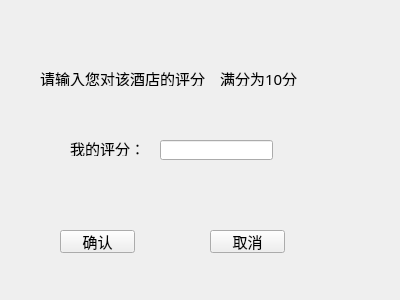
<?xml version="1.0" encoding="UTF-8"?>
<ui version="4.0">
 <class>makescorewindow</class>
 <widget class="QWidget" name="makescorewindow">
  <property name="geometry">
   <rect>
    <x>0</x>
    <y>0</y>
    <width>400</width>
    <height>300</height>
   </rect>
  </property>
  <property name="windowTitle">
   <string>Form</string>
  </property>
  <widget class="QLabel" name="label">
   <property name="geometry">
    <rect>
     <x>40</x>
     <y>70</y>
     <width>171</width>
     <height>16</height>
    </rect>
   </property>
   <property name="font">
    <font>
     <family>华文行楷</family>
     <pointsize>11</pointsize>
    </font>
   </property>
   <property name="text">
    <string>请输入您对该酒店的评分：</string>
   </property>
  </widget>
  <widget class="QLabel" name="label_2">
   <property name="geometry">
    <rect>
     <x>220</x>
     <y>70</y>
     <width>81</width>
     <height>16</height>
    </rect>
   </property>
   <property name="font">
    <font>
     <family>华文行楷</family>
     <pointsize>11</pointsize>
    </font>
   </property>
   <property name="text">
    <string>满分为10分</string>
   </property>
  </widget>
  <widget class="QLabel" name="label_3">
   <property name="geometry">
    <rect>
     <x>70</x>
     <y>140</y>
     <width>81</width>
     <height>16</height>
    </rect>
   </property>
   <property name="font">
    <font>
     <family>华文行楷</family>
     <pointsize>11</pointsize>
    </font>
   </property>
   <property name="text">
    <string>我的评分：</string>
   </property>
  </widget>
  <widget class="QLineEdit" name="lineEdit">
   <property name="geometry">
    <rect>
     <x>160</x>
     <y>140</y>
     <width>113</width>
     <height>20</height>
    </rect>
   </property>
   <property name="font">
    <font>
     <family>华文行楷</family>
     <pointsize>11</pointsize>
    </font>
   </property>
  </widget>
  <widget class="QPushButton" name="yesbutton">
   <property name="geometry">
    <rect>
     <x>60</x>
     <y>230</y>
     <width>75</width>
     <height>23</height>
    </rect>
   </property>
   <property name="font">
    <font>
     <family>华文行楷</family>
     <pointsize>11</pointsize>
    </font>
   </property>
   <property name="text">
    <string>确认</string>
   </property>
  </widget>
  <widget class="QPushButton" name="exit">
   <property name="geometry">
    <rect>
     <x>210</x>
     <y>230</y>
     <width>75</width>
     <height>23</height>
    </rect>
   </property>
   <property name="font">
    <font>
     <family>华文行楷</family>
     <pointsize>11</pointsize>
    </font>
   </property>
   <property name="text">
    <string>取消</string>
   </property>
  </widget>
 </widget>
 <resources/>
 <connections>
  <connection>
   <sender>exit</sender>
   <signal>clicked()</signal>
   <receiver>makescorewindow</receiver>
   <slot>close()</slot>
   <hints>
    <hint type="sourcelabel">
     <x>247</x>
     <y>241</y>
    </hint>
    <hint type="destinationlabel">
     <x>199</x>
     <y>149</y>
    </hint>
   </hints>
  </connection>
 </connections>
</ui>
